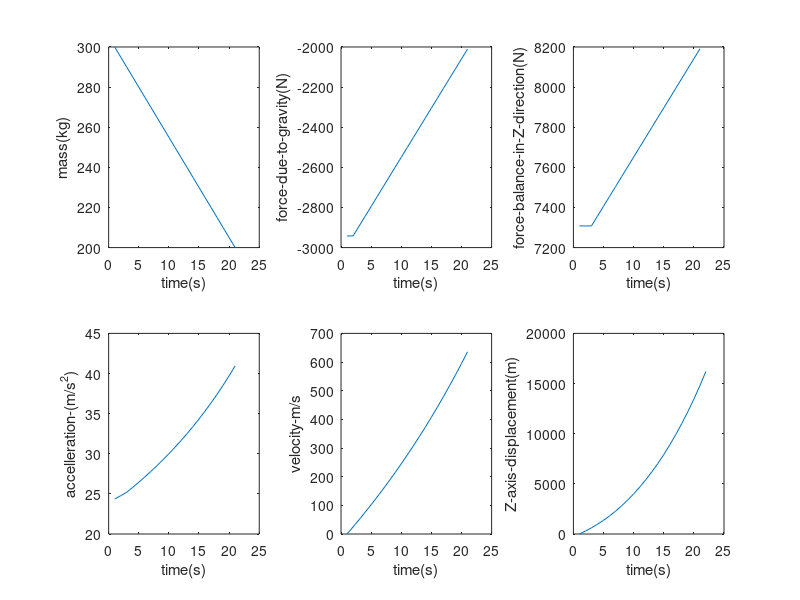
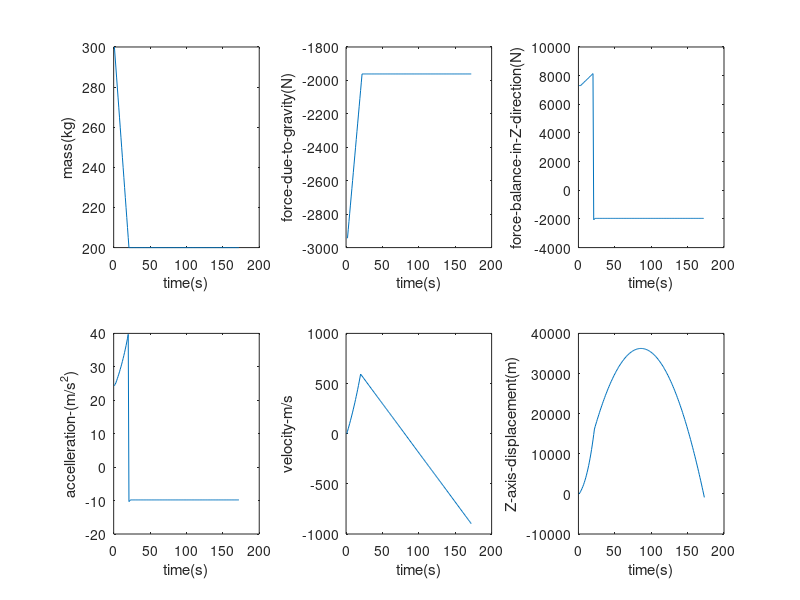

MATLAB code for these plots, in order:
clear
clc
% radius of beer keg is 11.125 inches height is 23.325 in 

%width of rocket is 12.5 inches


%for nose_z=1:1:20
%nose_x= 
%nose_y= 
%end













% starting point meters
z_0 = 0;
% final altitude meters = 25000 feet
Z_F = 7620; % meters
% acceleration due to gravity 
g = -9.80665; % meters/second^2
% mass start
M_Rocket_empty = 200; %kg
% mass fuel
M_Fuel = 50; %kg
% mass lox
M_lox = 50; %kg
% mass at launch
Mass_Launch = M_lox+M_Fuel+M_Rocket_empty; %kg
Mass_Final = M_Rocket_empty; %kg
% total time burning fuel and lox
Burn_time = 20; % seconds
% difference between mass at launch and mass final
Mass_burned = M_lox+M_Fuel;
M_dot_burn = ((M_lox+M_Fuel)/Burn_time); % burn_rate
i=1; %interval
exhaust_exit_velocity = 2050; %m/s


Force_drag= -0; %Newtons
Force_Thrust = M_dot_burn * exhaust_exit_velocity;

Rocket_momentary_mass(1,1) = Mass_Launch; %initializes Momentary rocket mass
Momentary_gravity_Force(1,1)= Mass_Launch*g;

Force_balance(1,1)= (Momentary_gravity_Force(1,1)) + Force_Thrust + Force_drag;

Momentary_Position_Z(1,1)=0;
Momentary_velocity(1,1) = 0;
Momentary_acceleration(1,1)=(Force_balance(1,1))/(Rocket_momentary_mass(1,1));
Momentary_Position_Z(2,1)=Momentary_Position_Z(1,1) + Momentary_velocity(1,1) +((1/2)*(Momentary_acceleration(1,1))^2);


for time=1:Burn_time
Rocket_momentary_mass((time+1),1)=Rocket_momentary_mass(time,1)-M_dot_burn;
Momentary_gravity_Force((time+1),1)=(Rocket_momentary_mass(time,1))*(g); %(
Force_balance((time+1),1)= (Momentary_gravity_Force(time,1)) + Force_Thrust + Force_drag;
Momentary_acceleration((time+1),1) = (Force_balance(time+1,1))/(Rocket_momentary_mass(time+1,1));
Momentary_velocity((time+1),1)= Momentary_velocity(time,1)+ Momentary_acceleration((time+1),1);
Momentary_Position_Z((time+2),1) = Momentary_Position_Z((time+1),1) + Momentary_velocity((time+1),1) +((1/2)*(Momentary_acceleration((time),1)^2));
end
%%





total_time=length(Momentary_velocity);
time_graph_start=1;
figure 
subplot(2,3,1)
plot((time_graph_start:1:total_time),Rocket_momentary_mass)
xlabel time(s)
ylabel mass(kg)
subplot(2,3,2)
plot((time_graph_start:1:total_time),Momentary_gravity_Force)
xlabel time(s)
ylabel force-due-to-gravity(N)
subplot(2,3,3)
plot((time_graph_start:1:total_time),Force_balance)
xlabel time(s)
ylabel force-balance-in-Z-direction(N)

subplot(2,3,4)
plot((time_graph_start:1:total_time),Momentary_acceleration)
xlabel time(s)
ylabel accelleration-(m/s^2)
subplot(2,3,5)
plot((time_graph_start:1:total_time),Momentary_velocity)
xlabel time(s)
ylabel velocity-m/s 

subplot(2,3,6)
plot((1:1:total_time+1),Momentary_Position_Z)
xlabel time(s)
ylabel Z-axis-displacement(m)
%%
while Momentary_Position_Z(time,1)>0
Rocket_momentary_mass(time+1,1)=(Mass_Final);
Momentary_gravity_Force((time+1),1)=(Rocket_momentary_mass(time,1))*(g); 
Force_balance((time+1),1)= (Momentary_gravity_Force(time,1))+ Force_drag;
Momentary_acceleration((time+1),1) = (Force_balance(time+1,1))/(Rocket_momentary_mass(time+1,1));
Momentary_velocity((time+1),1)= Momentary_velocity(time,1)+ Momentary_acceleration((time+1),1);
Momentary_Position_Z((time+2),1) = Momentary_Position_Z((time+1),1) + Momentary_velocity((time+1),1) +((1/2)*(Momentary_acceleration((time),1)^2));
time=time+1;


%Force_Drag_rocket=(1/2)*(Air_Density_launch)*((Momentary_velocity((time+1),1))^2)*(Cd_Rocket)*(Area_Rocket);



end








%%
total_time=length(Momentary_velocity);
time_graph_start=1;
figure 
subplot(2,3,1)
plot((time_graph_start:1:total_time),Rocket_momentary_mass)
xlabel time(s)
ylabel mass(kg)
subplot(2,3,2)
plot((time_graph_start:1:total_time),Momentary_gravity_Force)
xlabel time(s)
ylabel force-due-to-gravity(N)
subplot(2,3,3)
plot((time_graph_start:1:total_time),Force_balance)
xlabel time(s)
ylabel force-balance-in-Z-direction(N)

subplot(2,3,4)
plot((time_graph_start:1:total_time),Momentary_acceleration)
xlabel time(s)
ylabel accelleration-(m/s^2)
subplot(2,3,5)
plot((time_graph_start:1:total_time),Momentary_velocity)
xlabel time(s)
ylabel velocity-m/s 

subplot(2,3,6)
plot((1:1:total_time+1),Momentary_Position_Z)
xlabel time(s)
ylabel Z-axis-displacement(m)
